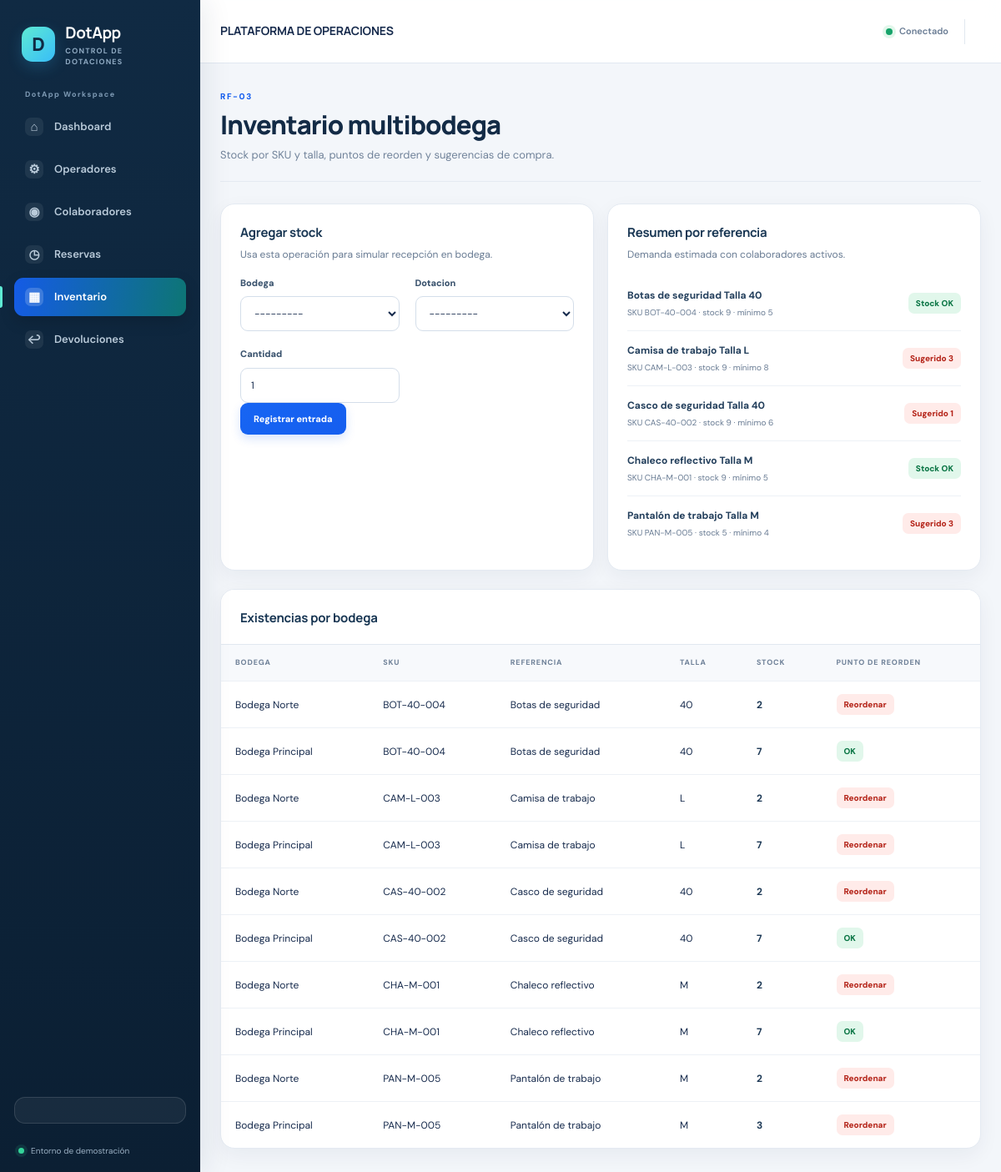
The app's page /inventario/ with its own data.
### gestion_dotaciones/models.py (models this page shows, shortened)
class Dotacion(models.Model):
    sku = models.CharField(max_length=30, unique=True, default='SKU-PENDIENTE')
    nombre = models.CharField(max_length=100)
    tipo = models.CharField(max_length=50)
    talla = models.CharField(max_length=10, blank=True)
    punto_reorden = models.PositiveIntegerField(default=5)
    class Meta:
        ordering = ['nombre', 'talla']
    def __str__(self):
        label = self.nombre
        if self.talla:
            label += f' - Talla {self.talla}'
        return label
    @property
    def stock_total(self):
        return self.inventarios.aggregate(total=models.Sum('cantidad'))['total'] or 0
    @property
    def sugerencia_compra(self):
        demanda = Usuario.objects.filter(activo=True).count()
        return max(0, demanda + self.punto_reorden - self.stock_total)

class Inventario(models.Model):
    bodega = models.ForeignKey(Bodega, on_delete=models.CASCADE, related_name='inventarios')
    dotacion = models.ForeignKey(Dotacion, on_delete=models.CASCADE, related_name='inventarios')
    cantidad = models.PositiveIntegerField(default=0)
    class Meta:
        constraints = [models.UniqueConstraint(fields=['bodega', 'dotacion'], name='uniq_bodega_dotacion')]

class Bodega(models.Model):
    nombre = models.CharField(max_length=100)
    ubicacion = models.CharField(max_length=150, blank=True)
    class Meta:
        ordering = ['nombre']
    def __str__(self):
        return self.nombre

### gestion_dotaciones/views.py (the view, shortened to what this page needs)
# urls.py: path('inventario/', views.inventario, name='inventario'),
def inventario(request):
    inventarios = Inventario.objects.select_related('dotacion', 'bodega').order_by('dotacion__nombre', 'bodega__nombre')
    form = InventarioForm(request.POST or None)
    dotaciones = Dotacion.objects.all()
    return render(request, 'gestion_dotaciones/inventario.html', {'inventarios': inventarios, 'form': form, 'dotaciones': dotaciones})

### gestion_dotaciones/forms.py
class InventarioForm(StyledFormMixin, forms.Form):
    bodega = forms.ModelChoiceField(queryset=Bodega.objects.all())
    dotacion = forms.ModelChoiceField(queryset=Dotacion.objects.all())
    cantidad = forms.IntegerField(min_value=1, initial=1)

### gestion_dotaciones/templates/gestion_dotaciones/inventario.html (shortened to what this page needs)
{% extends 'gestion_dotaciones/base.html' %}
{% block content %}
<div class="page-head"><div><span class="eyebrow">RF-03</span><h1>Inventario multibodega</h1><p>Stock por SKU y talla, puntos de reorden y sugerencias de compra.</p></div></div>
<div class="grid-2"><section class="panel"><div class="panel-head"><div><h2>Agregar stock</h2><p>Usa esta operación para simular recepción en bodega.</p></div></div><form method="post">{% csrf_token %}<div class="form-grid">{% for field in form %}<div class="field"><label>{{ field.label }}</label>{{ field }}</div>{% endfor %}</div><button class="btn btn-primary" type="submit">Registrar entrada</button></form></section><section class="panel"><div class="panel-head"><div><h2>Resumen por referencia</h2><p>Demanda estimada con colaboradores activos.</p></div></div><div class="compact-list">{% for item in dotaciones %}<div><div><strong>{{ item.nombre }} {% if item.talla %}<span class="muted">Talla {{ item.talla }}</span>{% endif %}</strong><small>SKU {{ item.sku }} · stock {{ item.stock_total }} · mínimo {{ item.punto_reorden }}</small></div>{% if item.sugerencia_compra > 0 %}<span class="badge danger">Sugerido {{ item.sugerencia_compra }}</span>{% else %}<span class="badge success">Stock OK</span>{% endif %}</div>{% empty %}<div class="empty">Crea referencias desde el admin de Django para iniciar el catálogo.</div>{% endfor %}</div></section></div>
<div class="panel table-panel"><div class="panel-head"><div><h2>Existencias por bodega</h2></div></div><div class="table-wrap"><table><thead><tr><th>Bodega</th><th>SKU</th><th>Referencia</th><th>Talla</th><th>Stock</th><th>Punto de reorden</th></tr></thead><tbody>{% for item in inventarios %}<tr><td>{{ item.bodega.nombre }}</td><td>{{ item.dotacion.sku }}</td><td>{{ item.dotacion.nombre }}</td><td>{{ item.dotacion.talla|default:'-' }}</td><td><strong>{{ item.cantidad }}</strong></td><td>{% if item.cantidad <= item.dotacion.punto_reorden %}<span class="badge danger">Reordenar</span>{% else %}<span class="badge success">OK</span>{% endif %}</td></tr>{% empty %}<tr><td colspan="6" class="empty">No hay movimientos de inventario.</td></tr>{% endfor %}</tbody></table></div></div>
{% endblock %}

### gestion_dotaciones/static/gestion_dotaciones/css/styles.css (style rules this page uses)
:root { --bg:#f3f6fa;--surface:#fff;--ink:#172b4d;--muted:#687b93;--line:#e1e8f0;--primary:#155eef;--primary-dark:#1048b8;--primary-soft:#eaf1ff;--teal:#0d9488;--success:#087443;--success-bg:#e1f7eb;--warning:#9a6700;--warning-bg:#fff4d6;--danger:#b42318;--danger-bg:#ffebe9;--nav:#102a43;--nav-2:#183b56;--shadow:0 8px 24px rgba(16,42,67,.055);--shadow-hover:0 12px 30px rgba(16,42,67,.10) }
* { box-sizing:border-box }
html { min-height:100%;scroll-behavior:smooth }
body { margin:0;font-family:'DM Sans',Inter,ui-sans-serif,system-ui,-apple-system,BlinkMacSystemFont,'Segoe UI',sans-serif;background:var(--bg);color:var(--ink);font-size:14px;line-height:1.5 }
button,input,select,textarea { font:inherit }
.page-head { display:flex;justify-content:space-between;align-items:center;gap:20px;margin-bottom:26px;padding:0 0 22px;border-bottom:1px solid #e4eaf2 }
.page-head h1 { font-family:Manrope,sans-serif;font-size:31px;line-height:1.18;letter-spacing:-1px;margin:6px 0 8px;color:#132b46;font-weight:800 }
.page-head p { margin:0;color:#71839a;font-size:13px;max-width:760px }
.eyebrow { font-size:10px;text-transform:uppercase;letter-spacing:.16em;color:#155eef;font-weight:800 }
.stat-card,.panel { background:var(--surface);border:1px solid #e4eaf2;box-shadow:var(--shadow);border-radius:17px }
.grid-2 { display:grid;grid-template-columns:repeat(2,minmax(0,1fr));gap:20px;margin-bottom:22px }
.panel { padding:23px }
.panel h2 { font-family:Manrope,sans-serif;font-size:15px;letter-spacing:-.25px;margin:0 0 5px;color:#183653 }
.panel p { margin:0;color:var(--muted);font-size:12px }
.panel-head { display:flex;justify-content:space-between;align-items:flex-start;gap:12px;margin-bottom:17px }
.compact-list { display:grid;gap:0 }
.compact-list>div { display:flex;justify-content:space-between;gap:14px;align-items:center;padding:14px 0;border-bottom:1px solid #edf1f6 }
.compact-list>div:last-child { border-bottom:0 }
.compact-list strong,.compact-list small,.trace-card span,.trace-card strong { display:block }
.compact-list strong { font-size:12px;color:#233f5c }
.compact-list small { color:var(--muted);font-size:10px;margin-top:4px }
.badge { display:inline-flex;align-items:center;gap:5px;padding:5px 9px;border-radius:7px;background:#edf2f7;color:#52677e;font-size:10px;font-weight:800;white-space:nowrap }
.badge.success { background:var(--success-bg);color:var(--success) }
.badge.danger { background:var(--danger-bg);color:var(--danger) }
.table-panel { padding:0;overflow:hidden }
.table-panel>.panel-head { padding:22px 23px 0 }
.table-wrap { overflow:auto }
table { width:100%;border-collapse:separate;border-spacing:0;min-width:760px }
th,td { padding:15px 17px;text-align:left;border-bottom:1px solid #edf1f6;font-size:12px;vertical-align:middle }
th { background:#f7f9fc;color:#71839a;font-size:9px;text-transform:uppercase;letter-spacing:.09em;font-weight:800 }
tbody tr { transition:background .15s }
tbody tr:last-child td { border-bottom:0 }
td strong { color:#1c3855;font-weight:700 }
.btn { display:inline-flex;align-items:center;justify-content:center;gap:7px;border:1px solid transparent;border-radius:9px;padding:10px 15px;font-size:11px;font-weight:800;cursor:pointer;transition:transform .15s,box-shadow .15s,background .15s;white-space:nowrap }
.btn-primary { background:linear-gradient(135deg,#1765f3,#155eef);color:#fff;box-shadow:0 5px 12px rgba(21,94,239,.17) }
.form-grid { display:grid;grid-template-columns:repeat(2,minmax(0,1fr));gap:19px }
.field { display:grid;gap:8px }
.field label { font-size:11px;font-weight:800;color:#38516c }
.form-control, input:not([type=checkbox]):not([type=radio]):not([type=hidden]),select,textarea { width:100%;border:1px solid #d4deea;background:#fff;border-radius:9px;padding:11px 12px;font:inherit;font-size:12px;color:var(--ink);outline:0;transition:border .15s,box-shadow .15s }
@media (max-width:1200px) { .grid-2 { gap:16px } }
.table-panel > .panel-head { display: flex !important; align-items: center; min-height: 66px; margin: 0 !important; padding: 18px 23px 16px !important; border-bottom: 1px solid var(--line); background: #fff; }
.table-panel > .panel-head h2 { margin: 0 !important; padding: 0; font-size: 15px; line-height: 1.4; letter-spacing: -.15px; }
.table-panel .table-wrap { border-radius: 0 0 17px 17px; }

### records on screen
Dotacion: nombre "Botas de seguridad", talla "40", sku "BOT-40-004", stock_total "9", punto_reorden "5", shows "Stock OK"
Dotacion: nombre "Camisa de trabajo", talla "L", sku "CAM-L-003", stock_total "9", punto_reorden "8", sugerencia_compra "3"
Dotacion: nombre "Casco de seguridad", talla "40", sku "CAS-40-002", stock_total "9", punto_reorden "6", sugerencia_compra "1"
Dotacion: nombre "Chaleco reflectivo", talla "M", sku "CHA-M-001", stock_total "9", punto_reorden "5", shows "Stock OK"
Dotacion: nombre "Pantalón de trabajo", talla "M", sku "PAN-M-005", stock_total "5", punto_reorden "4", sugerencia_compra "3"
Inventario: bodega.nombre "Bodega Norte", dotacion.sku "BOT-40-004", dotacion.nombre "Botas de seguridad", dotacion.talla "40", cantidad "2", shows "Reordenar"
Inventario: bodega.nombre "Bodega Principal", dotacion.sku "BOT-40-004", dotacion.nombre "Botas de seguridad", dotacion.talla "40", cantidad "7", shows "OK"
Inventario: bodega.nombre "Bodega Norte", dotacion.sku "CAM-L-003", dotacion.nombre "Camisa de trabajo", dotacion.talla "L", cantidad "2", shows "Reordenar"
Inventario: bodega.nombre "Bodega Principal", dotacion.sku "CAM-L-003", dotacion.nombre "Camisa de trabajo", dotacion.talla "L", cantidad "7", shows "Reordenar"
Inventario: bodega.nombre "Bodega Norte", dotacion.sku "CAS-40-002", dotacion.nombre "Casco de seguridad", dotacion.talla "40", cantidad "2", shows "Reordenar"
Inventario: bodega.nombre "Bodega Principal", dotacion.sku "CAS-40-002", dotacion.nombre "Casco de seguridad", dotacion.talla "40", cantidad "7", shows "OK"
Inventario: bodega.nombre "Bodega Norte", dotacion.sku "CHA-M-001", dotacion.nombre "Chaleco reflectivo", dotacion.talla "M", cantidad "2", shows "Reordenar"
Inventario: bodega.nombre "Bodega Principal", dotacion.sku "CHA-M-001", dotacion.nombre "Chaleco reflectivo", dotacion.talla "M", cantidad "7", shows "OK"
Inventario: bodega.nombre "Bodega Norte", dotacion.sku "PAN-M-005", dotacion.nombre "Pantalón de trabajo", dotacion.talla "M", cantidad "2", shows "Reordenar"
Inventario: bodega.nombre "Bodega Principal", dotacion.sku "PAN-M-005", dotacion.nombre "Pantalón de trabajo", dotacion.talla "M", cantidad "3", shows "Reordenar"

### other values on screen
{{ field.label }} "Bodega" "Dotacion" "Cantidad"
